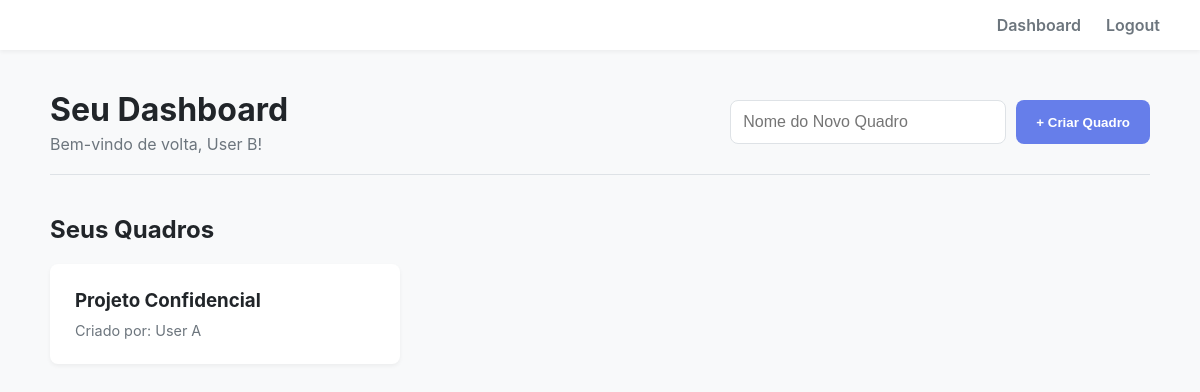
Page /dashboard (signed in) on the committed database.
### project/models.py (models this page shows)
class User(UserMixin, db.Model):
    id = db.Column(db.Integer, primary_key=True)
    email = db.Column(db.String(100), unique=True, nullable=False)
    username = db.Column(db.String(100), unique=True, nullable=False)
    password = db.Column(db.String(200), nullable=False)
    owned_boards = db.relationship('Board', backref='owner', lazy=True, foreign_keys='Board.user_id')
    boards = db.relationship('Board', secondary=board_members, lazy='subquery', backref=db.backref('members', lazy=True))
    assigned_tasks = db.relationship('Task', backref='assignee', lazy=True, foreign_keys='Task.assignee_id')

class Board(db.Model):
    id = db.Column(db.Integer, primary_key=True)
    name = db.Column(db.String(100), nullable=False)
    created_at = db.Column(db.DateTime, default=datetime.utcnow)
    user_id = db.Column(db.Integer, db.ForeignKey('user.id'), nullable=False)
    tasks = db.relationship('Task', backref='board', lazy=True, cascade="all, delete-orphan")

### project/main.py (the view)
@main.route('/dashboard')
@login_required
def dashboard():
    user_boards = current_user.boards
    return render_template('main/dashboard.html', user=current_user, boards=user_boards)

### project/templates/main/dashboard.html (shortened to what this page needs)
{% extends "base.html" %}
{% block content %}
<div class="page-header">
    <div class="header-content">
        <h1>Seu Dashboard</h1>
        <p>Bem-vindo de volta, {{ user.username }}!</p>
    </div>
    <div class="header-actions">
        <form class="create-board-form" method="POST" action="{{ url_for('main.create_board') }}">
            <input type="text" name="board_name" placeholder="Nome do Novo Quadro" required>
            <button type="submit" class="btn btn-primary">+ Criar Quadro</button>
        </form>
    </div>
</div>
<div class="page-content">
    <h2>Seus Quadros</h2>
    <div class="boards-grid">
        {% if boards %}
            {% for board in boards %}
                <div class="card board-card" id="board-card-{{ board.id }}">
                    <div class="board-card-content">
                        <div class="board-title-view">
                            <a href="{{ url_for('main.view_board', board_id=board.id) }}" class="board-card-link">
                                <h3 id="board-title-{{ board.id }}">{{ board.name }}</h3>
                            </a>
                            <p class="board-card-owner">
                                {% if board.owner == current_user %}
                                    Você é o dono
                                {% else %}
                                    Criado por: {{ board.owner.username }}
                                {% endif %}
                            </p>
                        </div>
                    </div>
                </div>
            {% endfor %}
        {% else %}
            <p class="empty-state">Você ainda não tem nenhum quadro. Crie um no campo acima para começar!</p>
        {% endif %}
    </div>
</div>
{% endblock %}

### project/static/style.css (style rules this page uses)
:root { --color-primary: #667eea; --color-primary-dark: #764ba2; --color-success: #28a745; --color-danger: #dc3545; --color-background: #f8f9fa; --color-surface: #ffffff; --color-text: #212529; --color-text-muted: #6c757d; --color-border: #dee2e6; --color-column-bg: #f0f2f5; --shadow-sm: 0 2px 4px rgba(0,0,0,0.05); --shadow-md: 0 4px 8px rgba(0,0,0,0.1); --border-radius: 8px; }
body { font-family: -apple-system, BlinkMacSystemFont, 'Segoe UI', Roboto, Oxygen, Ubuntu, Cantarell, 'Open Sans', 'Helvetica Neue', sans-serif; background-color: var(--color-background); color: var(--color-text); margin: 0; }
.page-header { display: flex; justify-content: space-between; align-items: center; padding-bottom: 20px; border-bottom: 1px solid var(--color-border); margin-bottom: 30px; }
.page-header h1 { margin: 0; }
.page-header p { margin: 5px 0 0; color: var(--color-text-muted); }
.btn { padding: 12px 20px; border: none; border-radius: var(--border-radius); font-weight: 600; cursor: pointer; text-decoration: none; display: inline-block; background-color: #e9ecef; color: #343a40; transition: all 0.2s; }
.btn-primary { background-color: var(--color-primary); color: white; }
.card { background-color: var(--color-surface); padding: 25px; border-radius: var(--border-radius); box-shadow: var(--shadow-sm); margin-bottom: 20px; }
.create-board-form { display: flex; gap: 10px; }
.create-board-form input { padding: 12px; font-size: 1em; border-radius: var(--border-radius); border: 1px solid var(--color-border); min-width: 250px; }
.page-content h2 { font-size: 1.5em; margin-top: 40px; margin-bottom: 20px; }
.boards-grid { display: grid; grid-template-columns: repeat(auto-fill, minmax(280px, 1fr)); gap: 25px; }
.board-card { display: flex; flex-direction: column; justify-content: space-between; transition: transform 0.2s, box-shadow 0.2s; }
.board-card-link { text-decoration: none; color: inherit; }
.board-card h3 { margin: 0 0 10px 0; }
.board-card-owner { font-size: 0.9em; color: var(--color-text-muted); margin: 0; }

### rows in the picture
User: username "User B"
Board: name "Projeto Confidencial", owner.username "User A"
